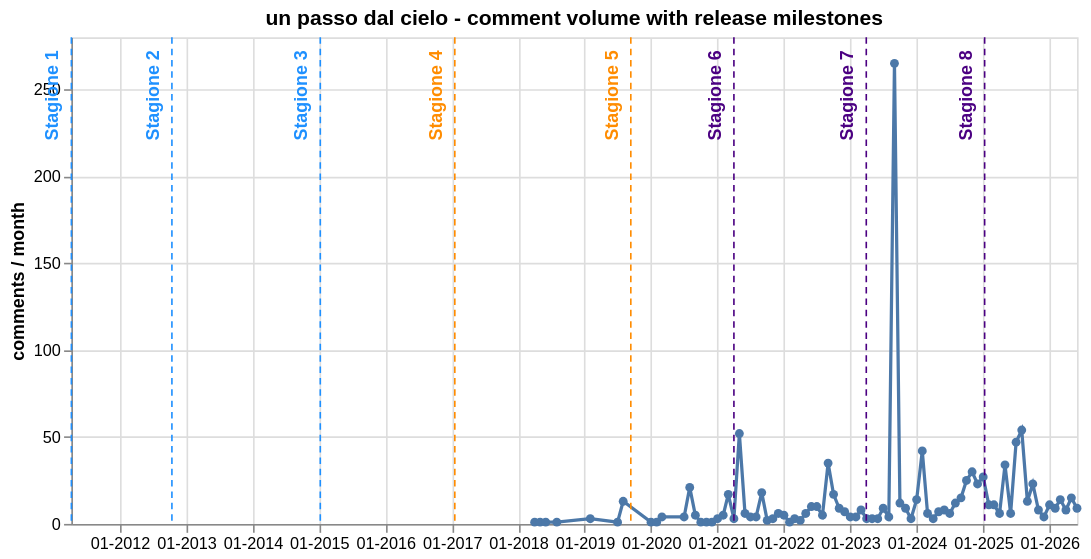

Vega-Lite specification for this chart:
### Vega-Lite specification from a JSON file in a GitHub repository (floating-point values rounded to 4 significant figures)
{"$schema": "https://vega.github.io/schema/vega-lite/v6.1.0.json", "config": {"view": {"continuousHeight": 300, "continuousWidth": 300}}, "datasets": {"data-41430e4f94b13e9e7f89690bd7aa12ac": [{"date": "2018-04-01T00:00:00", "month": "2018-04", "months_from_release": 84.0, "n_comments": 1, "n_detected": 0, "n_ref_lex": 0, "produzione": "un passo dal cielo", "ref_rate_detected": 0.0, "ref_rate_lex": 0.0, "sim_mean": 0.7463, "tipo": "serie_ita"}, {"date": "2018-05-01T00:00:00", "month": "2018-05", "months_from_release": 85.0, "n_comments": 1, "n_detected": 0, "n_ref_lex": 0, "produzione": "un passo dal cielo", "ref_rate_detected": 0.0, "ref_rate_lex": 0.0, "sim_mean": 0.7781, "tipo": "serie_ita"}, {"date": "2018-06-01T00:00:00", "month": "2018-06", "months_from_release": 86.0, "n_comments": 1, "n_detected": 0, "n_ref_lex": 0, "produzione": "un passo dal cielo", "ref_rate_detected": 0.0, "ref_rate_lex": 0.0, "sim_mean": 0.7886, "tipo": "serie_ita"}, {"date": "2018-08-01T00:00:00", "month": "2018-08", "months_from_release": 88.0, "n_comments": 1, "n_detected": 1, "n_ref_lex": 0, "produzione": "un passo dal cielo", "ref_rate_detected": 1.0, "ref_rate_lex": 0.0, "sim_mean": 0.8083, "tipo": "serie_ita"}, {"date": "2019-02-01T00:00:00", "month": "2019-02", "months_from_release": 94.0, "n_comments": 3, "n_detected": 0, "n_ref_lex": 0, "produzione": "un passo dal cielo", "ref_rate_detected": 0.0, "ref_rate_lex": 0.0, "sim_mean": 0.7898, "tipo": "serie_ita"}, {"date": "2019-07-01T00:00:00", "month": "2019-07", "months_from_release": 99.0, "n_comments": 1, "n_detected": 0, "n_ref_lex": 0, "produzione": "un passo dal cielo", "ref_rate_detected": 0.0, "ref_rate_lex": 0.0, "sim_mean": 0.7699, "tipo": "serie_ita"}, {"date": "2019-08-01T00:00:00", "month": "2019-08", "months_from_release": 100.0, "n_comments": 13, "n_detected": 2, "n_ref_lex": 0, "produzione": "un passo dal cielo", "ref_rate_detected": 0.1538, "ref_rate_lex": 0.0, "sim_mean": 0.7879, "tipo": "serie_ita"}, {"date": "2020-01-01T00:00:00", "month": "2020-01", "months_from_release": 105.0, "n_comments": 1, "n_detected": 0, "n_ref_lex": 0, "produzione": "un passo dal cielo", "ref_rate_detected": 0.0, "ref_rate_lex": 0.0, "sim_mean": 0.7828, "tipo": "serie_ita"}, {"date": "2020-02-01T00:00:00", "month": "2020-02", "months_from_release": 106.0, "n_comments": 1, "n_detected": 0, "n_ref_lex": 0, "produzione": "un passo dal cielo", "ref_rate_detected": 0.0, "ref_rate_lex": 0.0, "sim_mean": 0.7659, "tipo": "serie_ita"}, {"date": "2020-03-01T00:00:00", "month": "2020-03", "months_from_release": 107.0, "n_comments": 4, "n_detected": 0, "n_ref_lex": 0, "produzione": "un passo dal cielo", "ref_rate_detected": 0.0, "ref_rate_lex": 0.0, "sim_mean": 0.7847, "tipo": "serie_ita"}, {"date": "2020-07-01T00:00:00", "month": "2020-07", "months_from_release": 111.0, "n_comments": 4, "n_detected": 0, "n_ref_lex": 0, "produzione": "un passo dal cielo", "ref_rate_detected": 0.0, "ref_rate_lex": 0.0, "sim_mean": 0.7808, "tipo": "serie_ita"}, {"date": "2020-08-01T00:00:00", "month": "2020-08", "months_from_release": 112.0, "n_comments": 21, "n_detected": 0, "n_ref_lex": 0, "produzione": "un passo dal cielo", "ref_rate_detected": 0.0, "ref_rate_lex": 0.0, "sim_mean": 0.7674, "tipo": "serie_ita"}, {"date": "2020-09-01T00:00:00", "month": "2020-09", "months_from_release": 113.0, "n_comments": 5, "n_detected": 2, "n_ref_lex": 0, "produzione": "un passo dal cielo", "ref_rate_detected": 0.4, "ref_rate_lex": 0.0, "sim_mean": 0.7793, "tipo": "serie_ita"}, {"date": "2020-10-01T00:00:00", "month": "2020-10", "months_from_release": 114.0, "n_comments": 1, "n_detected": 0, "n_ref_lex": 0, "produzione": "un passo dal cielo", "ref_rate_detected": 0.0, "ref_rate_lex": 0.0, "sim_mean": 0.7338, "tipo": "serie_ita"}, {"date": "2020-11-01T00:00:00", "month": "2020-11", "months_from_release": 115.0, "n_comments": 1, "n_detected": 0, "n_ref_lex": 0, "produzione": "un passo dal cielo", "ref_rate_detected": 0.0, "ref_rate_lex": 0.0, "sim_mean": 0.79, "tipo": "serie_ita"}, {"date": "2020-12-01T00:00:00", "month": "2020-12", "months_from_release": 116.0, "n_comments": 1, "n_detected": 0, "n_ref_lex": 0, "produzione": "un passo dal cielo", "ref_rate_detected": 0.0, "ref_rate_lex": 0.0, "sim_mean": 0.742, "tipo": "serie_ita"}, {"date": "2021-01-01T00:00:00", "month": "2021-01", "months_from_release": 117.0, "n_comments": 3, "n_detected": 0, "n_ref_lex": 0, "produzione": "un passo dal cielo", "ref_rate_detected": 0.0, "ref_rate_lex": 0.0, "sim_mean": 0.7706, "tipo": "serie_ita"}, {"date": "2021-02-01T00:00:00", "month": "2021-02", "months_from_release": 118.0, "n_comments": 5, "n_detected": 0, "n_ref_lex": 0, "produzione": "un passo dal cielo", "ref_rate_detected": 0.0, "ref_rate_lex": 0.0, "sim_mean": 0.7514, "tipo": "serie_ita"}, {"date": "2021-03-01T00:00:00", "month": "2021-03", "months_from_release": 119.0, "n_comments": 17, "n_detected": 1, "n_ref_lex": 0, "produzione": "un passo dal cielo", "ref_rate_detected": 0.05882, "ref_rate_lex": 0.0, "sim_mean": 0.7819, "tipo": "serie_ita"}, {"date": "2021-04-01T00:00:00", "month": "2021-04", "months_from_release": 120.0, "n_comments": 3, "n_detected": 0, "n_ref_lex": 0, "produzione": "un passo dal cielo", "ref_rate_detected": 0.0, "ref_rate_lex": 0.0, "sim_mean": 0.7814, "tipo": "serie_ita"}, {"date": "2021-05-01T00:00:00", "month": "2021-05", "months_from_release": 121.0, "n_comments": 52, "n_detected": 1, "n_ref_lex": 0, "produzione": "un passo dal cielo", "ref_rate_detected": 0.01923, "ref_rate_lex": 0.0, "sim_mean": 0.7814, "tipo": "serie_ita"}, {"date": "2021-06-01T00:00:00", "month": "2021-06", "months_from_release": 122.0, "n_comments": 6, "n_detected": 0, "n_ref_lex": 0, "produzione": "un passo dal cielo", "ref_rate_detected": 0.0, "ref_rate_lex": 0.0, "sim_mean": 0.7709, "tipo": "serie_ita"}, {"date": "2021-07-01T00:00:00", "month": "2021-07", "months_from_release": 123.0, "n_comments": 4, "n_detected": 0, "n_ref_lex": 1, "produzione": "un passo dal cielo", "ref_rate_detected": 0.0, "ref_rate_lex": 0.25, "sim_mean": 0.7534, "tipo": "serie_ita"}, {"date": "2021-08-01T00:00:00", "month": "2021-08", "months_from_release": 124.0, "n_comments": 4, "n_detected": 0, "n_ref_lex": 0, "produzione": "un passo dal cielo", "ref_rate_detected": 0.0, "ref_rate_lex": 0.0, "sim_mean": 0.7661, "tipo": "serie_ita"}, {"date": "2021-09-01T00:00:00", "month": "2021-09", "months_from_release": 125.0, "n_comments": 18, "n_detected": 0, "n_ref_lex": 0, "produzione": "un passo dal cielo", "ref_rate_detected": 0.0, "ref_rate_lex": 0.0, "sim_mean": 0.7729, "tipo": "serie_ita"}, {"date": "2021-10-01T00:00:00", "month": "2021-10", "months_from_release": 126.0, "n_comments": 2, "n_detected": 0, "n_ref_lex": 0, "produzione": "un passo dal cielo", "ref_rate_detected": 0.0, "ref_rate_lex": 0.0, "sim_mean": 0.7673, "tipo": "serie_ita"}, {"date": "2021-11-01T00:00:00", "month": "2021-11", "months_from_release": 127.0, "n_comments": 3, "n_detected": 0, "n_ref_lex": 0, "produzione": "un passo dal cielo", "ref_rate_detected": 0.0, "ref_rate_lex": 0.0, "sim_mean": 0.7871, "tipo": "serie_ita"}, {"date": "2021-12-01T00:00:00", "month": "2021-12", "months_from_release": 128.0, "n_comments": 6, "n_detected": 0, "n_ref_lex": 0, "produzione": "un passo dal cielo", "ref_rate_detected": 0.0, "ref_rate_lex": 0.0, "sim_mean": 0.7629, "tipo": "serie_ita"}, {"date": "2022-01-01T00:00:00", "month": "2022-01", "months_from_release": 129.0, "n_comments": 5, "n_detected": 0, "n_ref_lex": 0, "produzione": "un passo dal cielo", "ref_rate_detected": 0.0, "ref_rate_lex": 0.0, "sim_mean": 0.7415, "tipo": "serie_ita"}, {"date": "2022-02-01T00:00:00", "month": "2022-02", "months_from_release": 130.0, "n_comments": 1, "n_detected": 0, "n_ref_lex": 0, "produzione": "un passo dal cielo", "ref_rate_detected": 0.0, "ref_rate_lex": 0.0, "sim_mean": 0.7352, "tipo": "serie_ita"}, {"date": "2022-03-01T00:00:00", "month": "2022-03", "months_from_release": 131.0, "n_comments": 3, "n_detected": 0, "n_ref_lex": 0, "produzione": "un passo dal cielo", "ref_rate_detected": 0.0, "ref_rate_lex": 0.0, "sim_mean": 0.7375, "tipo": "serie_ita"}, {"date": "2022-04-01T00:00:00", "month": "2022-04", "months_from_release": 132.0, "n_comments": 2, "n_detected": 0, "n_ref_lex": 0, "produzione": "un passo dal cielo", "ref_rate_detected": 0.0, "ref_rate_lex": 0.0, "sim_mean": 0.7418, "tipo": "serie_ita"}, {"date": "2022-05-01T00:00:00", "month": "2022-05", "months_from_release": 133.0, "n_comments": 6, "n_detected": 0, "n_ref_lex": 0, "produzione": "un passo dal cielo", "ref_rate_detected": 0.0, "ref_rate_lex": 0.0, "sim_mean": 0.767, "tipo": "serie_ita"}, {"date": "2022-06-01T00:00:00", "month": "2022-06", "months_from_release": 134.0, "n_comments": 10, "n_detected": 0, "n_ref_lex": 0, "produzione": "un passo dal cielo", "ref_rate_detected": 0.0, "ref_rate_lex": 0.0, "sim_mean": 0.7445, "tipo": "serie_ita"}, {"date": "2022-07-01T00:00:00", "month": "2022-07", "months_from_release": 135.0, "n_comments": 10, "n_detected": 0, "n_ref_lex": 0, "produzione": "un passo dal cielo", "ref_rate_detected": 0.0, "ref_rate_lex": 0.0, "sim_mean": 0.7499, "tipo": "serie_ita"}, {"date": "2022-08-01T00:00:00", "month": "2022-08", "months_from_release": 136.0, "n_comments": 5, "n_detected": 2, "n_ref_lex": 0, "produzione": "un passo dal cielo", "ref_rate_detected": 0.4, "ref_rate_lex": 0.0, "sim_mean": 0.7713, "tipo": "serie_ita"}, {"date": "2022-09-01T00:00:00", "month": "2022-09", "months_from_release": 137.0, "n_comments": 35, "n_detected": 1, "n_ref_lex": 0, "produzione": "un passo dal cielo", "ref_rate_detected": 0.02857, "ref_rate_lex": 0.0, "sim_mean": 0.7735, "tipo": "serie_ita"}, {"date": "2022-10-01T00:00:00", "month": "2022-10", "months_from_release": 138.0, "n_comments": 17, "n_detected": 0, "n_ref_lex": 0, "produzione": "un passo dal cielo", "ref_rate_detected": 0.0, "ref_rate_lex": 0.0, "sim_mean": 0.7728, "tipo": "serie_ita"}, {"date": "2022-11-01T00:00:00", "month": "2022-11", "months_from_release": 139.0, "n_comments": 9, "n_detected": 0, "n_ref_lex": 0, "produzione": "un passo dal cielo", "ref_rate_detected": 0.0, "ref_rate_lex": 0.0, "sim_mean": 0.7681, "tipo": "serie_ita"}, {"date": "2022-12-01T00:00:00", "month": "2022-12", "months_from_release": 140.0, "n_comments": 7, "n_detected": 0, "n_ref_lex": 0, "produzione": "un passo dal cielo", "ref_rate_detected": 0.0, "ref_rate_lex": 0.0, "sim_mean": 0.7603, "tipo": "serie_ita"}, {"date": "2023-01-01T00:00:00", "month": "2023-01", "months_from_release": 141.0, "n_comments": 4, "n_detected": 0, "n_ref_lex": 0, "produzione": "un passo dal cielo", "ref_rate_detected": 0.0, "ref_rate_lex": 0.0, "sim_mean": 0.7683, "tipo": "serie_ita"}, {"date": "2023-02-01T00:00:00", "month": "2023-02", "months_from_release": 142.0, "n_comments": 4, "n_detected": 0, "n_ref_lex": 0, "produzione": "un passo dal cielo", "ref_rate_detected": 0.0, "ref_rate_lex": 0.0, "sim_mean": 0.7761, "tipo": "serie_ita"}, {"date": "2023-03-01T00:00:00", "month": "2023-03", "months_from_release": 143.0, "n_comments": 8, "n_detected": 0, "n_ref_lex": 0, "produzione": "un passo dal cielo", "ref_rate_detected": 0.0, "ref_rate_lex": 0.0, "sim_mean": 0.7611, "tipo": "serie_ita"}, {"date": "2023-04-01T00:00:00", "month": "2023-04", "months_from_release": 144.0, "n_comments": 3, "n_detected": 0, "n_ref_lex": 0, "produzione": "un passo dal cielo", "ref_rate_detected": 0.0, "ref_rate_lex": 0.0, "sim_mean": 0.7666, "tipo": "serie_ita"}, {"date": "2023-05-01T00:00:00", "month": "2023-05", "months_from_release": 145.0, "n_comments": 3, "n_detected": 0, "n_ref_lex": 0, "produzione": "un passo dal cielo", "ref_rate_detected": 0.0, "ref_rate_lex": 0.0, "sim_mean": 0.7747, "tipo": "serie_ita"}, {"date": "2023-06-01T00:00:00", "month": "2023-06", "months_from_release": 146.0, "n_comments": 3, "n_detected": 0, "n_ref_lex": 0, "produzione": "un passo dal cielo", "ref_rate_detected": 0.0, "ref_rate_lex": 0.0, "sim_mean": 0.7656, "tipo": "serie_ita"}, {"date": "2023-07-01T00:00:00", "month": "2023-07", "months_from_release": 147.0, "n_comments": 9, "n_detected": 0, "n_ref_lex": 0, "produzione": "un passo dal cielo", "ref_rate_detected": 0.0, "ref_rate_lex": 0.0, "sim_mean": 0.7566, "tipo": "serie_ita"}, {"date": "2023-08-01T00:00:00", "month": "2023-08", "months_from_release": 148.0, "n_comments": 4, "n_detected": 0, "n_ref_lex": 0, "produzione": "un passo dal cielo", "ref_rate_detected": 0.0, "ref_rate_lex": 0.0, "sim_mean": 0.7514, "tipo": "serie_ita"}, {"date": "2023-09-01T00:00:00", "month": "2023-09", "months_from_release": 149.0, "n_comments": 265, "n_detected": 0, "n_ref_lex": 0, "produzione": "un passo dal cielo", "ref_rate_detected": 0.0, "ref_rate_lex": 0.0, "sim_mean": 0.7664, "tipo": "serie_ita"}, {"date": "2023-10-01T00:00:00", "month": "2023-10", "months_from_release": 150.0, "n_comments": 12, "n_detected": 0, "n_ref_lex": 0, "produzione": "un passo dal cielo", "ref_rate_detected": 0.0, "ref_rate_lex": 0.0, "sim_mean": 0.7685, "tipo": "serie_ita"}, {"date": "2023-11-01T00:00:00", "month": "2023-11", "months_from_release": 151.0, "n_comments": 9, "n_detected": 0, "n_ref_lex": 0, "produzione": "un passo dal cielo", "ref_rate_detected": 0.0, "ref_rate_lex": 0.0, "sim_mean": 0.7719, "tipo": "serie_ita"}, {"date": "2023-12-01T00:00:00", "month": "2023-12", "months_from_release": 152.0, "n_comments": 3, "n_detected": 0, "n_ref_lex": 0, "produzione": "un passo dal cielo", "ref_rate_detected": 0.0, "ref_rate_lex": 0.0, "sim_mean": 0.7529, "tipo": "serie_ita"}, {"date": "2024-01-01T00:00:00", "month": "2024-01", "months_from_release": 153.0, "n_comments": 14, "n_detected": 0, "n_ref_lex": 0, "produzione": "un passo dal cielo", "ref_rate_detected": 0.0, "ref_rate_lex": 0.0, "sim_mean": 0.7655, "tipo": "serie_ita"}, {"date": "2024-02-01T00:00:00", "month": "2024-02", "months_from_release": 154.0, "n_comments": 42, "n_detected": 0, "n_ref_lex": 0, "produzione": "un passo dal cielo", "ref_rate_detected": 0.0, "ref_rate_lex": 0.0, "sim_mean": 0.7485, "tipo": "serie_ita"}, {"date": "2024-03-01T00:00:00", "month": "2024-03", "months_from_release": 155.0, "n_comments": 6, "n_detected": 0, "n_ref_lex": 0, "produzione": "un passo dal cielo", "ref_rate_detected": 0.0, "ref_rate_lex": 0.0, "sim_mean": 0.7532, "tipo": "serie_ita"}, {"date": "2024-04-01T00:00:00", "month": "2024-04", "months_from_release": 156.0, "n_comments": 3, "n_detected": 0, "n_ref_lex": 0, "produzione": "un passo dal cielo", "ref_rate_detected": 0.0, "ref_rate_lex": 0.0, "sim_mean": 0.7683, "tipo": "serie_ita"}, {"date": "2024-05-01T00:00:00", "month": "2024-05", "months_from_release": 157.0, "n_comments": 7, "n_detected": 0, "n_ref_lex": 0, "produzione": "un passo dal cielo", "ref_rate_detected": 0.0, "ref_rate_lex": 0.0, "sim_mean": 0.7496, "tipo": "serie_ita"}, {"date": "2024-06-01T00:00:00", "month": "2024-06", "months_from_release": 158.0, "n_comments": 8, "n_detected": 2, "n_ref_lex": 0, "produzione": "un passo dal cielo", "ref_rate_detected": 0.25, "ref_rate_lex": 0.0, "sim_mean": 0.7822, "tipo": "serie_ita"}, {"date": "2024-07-01T00:00:00", "month": "2024-07", "months_from_release": 159.0, "n_comments": 6, "n_detected": 0, "n_ref_lex": 0, "produzione": "un passo dal cielo", "ref_rate_detected": 0.0, "ref_rate_lex": 0.0, "sim_mean": 0.7625, "tipo": "serie_ita"}, {"date": "2024-08-01T00:00:00", "month": "2024-08", "months_from_release": 160.0, "n_comments": 12, "n_detected": 0, "n_ref_lex": 0, "produzione": "un passo dal cielo", "ref_rate_detected": 0.0, "ref_rate_lex": 0.0, "sim_mean": 0.7685, "tipo": "serie_ita"}, {"date": "2024-09-01T00:00:00", "month": "2024-09", "months_from_release": 161.0, "n_comments": 15, "n_detected": 0, "n_ref_lex": 0, "produzione": "un passo dal cielo", "ref_rate_detected": 0.0, "ref_rate_lex": 0.0, "sim_mean": 0.7627, "tipo": "serie_ita"}, {"date": "2024-10-01T00:00:00", "month": "2024-10", "months_from_release": 162.0, "n_comments": 25, "n_detected": 0, "n_ref_lex": 0, "produzione": "un passo dal cielo", "ref_rate_detected": 0.0, "ref_rate_lex": 0.0, "sim_mean": 0.7599, "tipo": "serie_ita"}, {"date": "2024-11-01T00:00:00", "month": "2024-11", "months_from_release": 163.0, "n_comments": 30, "n_detected": 1, "n_ref_lex": 0, "produzione": "un passo dal cielo", "ref_rate_detected": 0.03333, "ref_rate_lex": 0.0, "sim_mean": 0.7591, "tipo": "serie_ita"}, {"date": "2024-12-01T00:00:00", "month": "2024-12", "months_from_release": 164.0, "n_comments": 23, "n_detected": 0, "n_ref_lex": 0, "produzione": "un passo dal cielo", "ref_rate_detected": 0.0, "ref_rate_lex": 0.0, "sim_mean": 0.7569, "tipo": "serie_ita"}, {"date": "2025-01-01T00:00:00", "month": "2025-01", "months_from_release": 165.0, "n_comments": 27, "n_detected": 0, "n_ref_lex": 0, "produzione": "un passo dal cielo", "ref_rate_detected": 0.0, "ref_rate_lex": 0.0, "sim_mean": 0.7586, "tipo": "serie_ita"}, {"date": "2025-02-01T00:00:00", "month": "2025-02", "months_from_release": 166.0, "n_comments": 11, "n_detected": 0, "n_ref_lex": 0, "produzione": "un passo dal cielo", "ref_rate_detected": 0.0, "ref_rate_lex": 0.0, "sim_mean": 0.7598, "tipo": "serie_ita"}, {"date": "2025-03-01T00:00:00", "month": "2025-03", "months_from_release": 167.0, "n_comments": 11, "n_detected": 0, "n_ref_lex": 0, "produzione": "un passo dal cielo", "ref_rate_detected": 0.0, "ref_rate_lex": 0.0, "sim_mean": 0.7603, "tipo": "serie_ita"}, {"date": "2025-04-01T00:00:00", "month": "2025-04", "months_from_release": 168.0, "n_comments": 6, "n_detected": 0, "n_ref_lex": 0, "produzione": "un passo dal cielo", "ref_rate_detected": 0.0, "ref_rate_lex": 0.0, "sim_mean": 0.7721, "tipo": "serie_ita"}, {"date": "2025-05-01T00:00:00", "month": "2025-05", "months_from_release": 169.0, "n_comments": 34, "n_detected": 0, "n_ref_lex": 0, "produzione": "un passo dal cielo", "ref_rate_detected": 0.0, "ref_rate_lex": 0.0, "sim_mean": 0.7685, "tipo": "serie_ita"}, {"date": "2025-06-01T00:00:00", "month": "2025-06", "months_from_release": 170.0, "n_comments": 6, "n_detected": 0, "n_ref_lex": 0, "produzione": "un passo dal cielo", "ref_rate_detected": 0.0, "ref_rate_lex": 0.0, "sim_mean": 0.7602, "tipo": "serie_ita"}, {"date": "2025-07-01T00:00:00", "month": "2025-07", "months_from_release": 171.0, "n_comments": 47, "n_detected": 0, "n_ref_lex": 0, "produzione": "un passo dal cielo", "ref_rate_detected": 0.0, "ref_rate_lex": 0.0, "sim_mean": 0.7709, "tipo": "serie_ita"}, {"date": "2025-08-01T00:00:00", "month": "2025-08", "months_from_release": 172.0, "n_comments": 54, "n_detected": 0, "n_ref_lex": 0, "produzione": "un passo dal cielo", "ref_rate_detected": 0.0, "ref_rate_lex": 0.0, "sim_mean": 0.7596, "tipo": "serie_ita"}, {"date": "2025-09-01T00:00:00", "month": "2025-09", "months_from_release": 173.0, "n_comments": 13, "n_detected": 1, "n_ref_lex": 0, "produzione": "un passo dal cielo", "ref_rate_detected": 0.07692, "ref_rate_lex": 0.0, "sim_mean": 0.7702, "tipo": "serie_ita"}, {"date": "2025-10-01T00:00:00", "month": "2025-10", "months_from_release": 174.0, "n_comments": 23, "n_detected": 0, "n_ref_lex": 0, "produzione": "un passo dal cielo", "ref_rate_detected": 0.0, "ref_rate_lex": 0.0, "sim_mean": 0.7645, "tipo": "serie_ita"}, {"date": "2025-11-01T00:00:00", "month": "2025-11", "months_from_release": 175.0, "n_comments": 8, "n_detected": 1, "n_ref_lex": 0, "produzione": "un passo dal cielo", "ref_rate_detected": 0.125, "ref_rate_lex": 0.0, "sim_mean": 0.7617, "tipo": "serie_ita"}, {"date": "2025-12-01T00:00:00", "month": "2025-12", "months_from_release": 176.0, "n_comments": 4, "n_detected": 0, "n_ref_lex": 0, "produzione": "un passo dal cielo", "ref_rate_detected": 0.0, "ref_rate_lex": 0.0, "sim_mean": 0.7617, "tipo": "serie_ita"}, {"date": "2026-01-01T00:00:00", "month": "2026-01", "months_from_release": 177.0, "n_comments": 11, "n_detected": 0, "n_ref_lex": 0, "produzione": "un passo dal cielo", "ref_rate_detected": 0.0, "ref_rate_lex": 0.0, "sim_mean": 0.7639, "tipo": "serie_ita"}, {"date": "2026-02-01T00:00:00", "month": "2026-02", "months_from_release": 178.0, "n_comments": 9, "n_detected": 0, "n_ref_lex": 0, "produzione": "un passo dal cielo", "ref_rate_detected": 0.0, "ref_rate_lex": 0.0, "sim_mean": 0.7623, "tipo": "serie_ita"}, {"date": "2026-03-01T00:00:00", "month": "2026-03", "months_from_release": 179.0, "n_comments": 14, "n_detected": 0, "n_ref_lex": 0, "produzione": "un passo dal cielo", "ref_rate_detected": 0.0, "ref_rate_lex": 0.0, "sim_mean": 0.7672, "tipo": "serie_ita"}, {"date": "2026-04-01T00:00:00", "month": "2026-04", "months_from_release": 180.0, "n_comments": 8, "n_detected": 0, "n_ref_lex": 0, "produzione": "un passo dal cielo", "ref_rate_detected": 0.0, "ref_rate_lex": 0.0, "sim_mean": 0.7617, "tipo": "serie_ita"}, {"date": "2026-05-01T00:00:00", "month": "2026-05", "months_from_release": 181.0, "n_comments": 15, "n_detected": 0, "n_ref_lex": 0, "produzione": "un passo dal cielo", "ref_rate_detected": 0.0, "ref_rate_lex": 0.0, "sim_mean": 0.762, "tipo": "serie_ita"}, {"date": "2026-06-01T00:00:00", "month": "2026-06", "months_from_release": 182.0, "n_comments": 9, "n_detected": 1, "n_ref_lex": 0, "produzione": "un passo dal cielo", "ref_rate_detected": 0.1111, "ref_rate_lex": 0.0, "sim_mean": 0.7646, "tipo": "serie_ita"}], "data-d7a4ae2ad529353a6a11f0a9fa495b0a": [{"color": "#1E90FF", "date": "2011-04-10T00:00:00", "name": "Season 1 Premiere - Terence Hill", "produzione": "un passo dal cielo", "series": "Un Passo Dal Cielo 1", "label": "Stagione 1"}, {"color": "#1E90FF", "date": "2012-10-14T00:00:00", "name": "Season 2 Premiere - Terence Hill", "produzione": "un passo dal cielo", "series": "Un Passo Dal Cielo 2", "label": "Stagione 2"}, {"color": "#1E90FF", "date": "2015-01-08T00:00:00", "name": "Season 3 Premiere - Terence Hill Finale", "produzione": "un passo dal cielo", "series": "Un Passo Dal Cielo 3", "label": "Stagione 3"}, {"color": "#FF8C00", "date": "2017-01-17T00:00:00", "name": "Season 4 Premiere - Daniele Liotti Debut", "produzione": "un passo dal cielo", "series": "Un Passo Dal Cielo 4", "label": "Stagione 4"}, {"color": "#FF8C00", "date": "2019-09-12T00:00:00", "name": "Season 5 Premiere - Daniele Liotti", "produzione": "un passo dal cielo", "series": "Un Passo Dal Cielo 5", "label": "Stagione 5"}, {"color": "#4B0082", "date": "2021-04-01T00:00:00", "name": "Season 6 Premiere - I Guardiani (Veneto Shift)", "produzione": "un passo dal cielo", "series": "Un Passo Dal Cielo 6", "label": "Stagione 6"}, {"color": "#4B0082", "date": "2023-03-30T00:00:00", "name": "Season 7 Premiere - Giusy Buscemi Lead", "produzione": "un passo dal cielo", "series": "Un Passo Dal Cielo 7", "label": "Stagione 7"}, {"color": "#4B0082", "date": "2025-01-09T00:00:00", "name": "Season 8 Premiere - Eco & Climate Focus", "produzione": "un passo dal cielo", "series": "Un Passo Dal Cielo 8", "label": "Stagione 8"}]}, "height": 300, "layer": [{"data": {"name": "data-41430e4f94b13e9e7f89690bd7aa12ac"}, "encoding": {"tooltip": [{"field": "date", "format": "%m-%Y", "title": "month", "type": "temporal"}, {"field": "n_comments", "type": "quantitative"}, {"field": "ref_rate_lex", "format": ".2%", "type": "quantitative"}], "x": {"axis": {"format": "%m-%Y"}, "field": "date", "title": null, "type": "temporal"}, "y": {"field": "n_comments", "title": "comments / month", "type": "quantitative"}}, "mark": {"point": true, "type": "line"}}, {"data": {"name": "data-d7a4ae2ad529353a6a11f0a9fa495b0a"}, "encoding": {"color": {"field": "color", "legend": null, "scale": null, "type": "nominal"}, "tooltip": [{"field": "name", "type": "nominal"}, {"field": "date", "format": "%m-%Y", "type": "temporal"}], "x": {"field": "date", "type": "temporal"}}, "mark": {"strokeDash": [4, 3], "type": "rule"}}, {"data": {"name": "data-d7a4ae2ad529353a6a11f0a9fa495b0a"}, "mark": {"type": "text", "angle": 270, "align": "right", "baseline": "bottom", "dx": 0, "dy": -6, "fontSize": 11, "fontWeight": "bold"}, "encoding": {"x": {"field": "date", "type": "temporal"}, "y": {"value": 8}, "text": {"field": "label", "type": "nominal"}, "color": {"field": "color", "type": "nominal", "scale": null, "legend": null}}}], "title": "un passo dal cielo - comment volume with release milestones", "width": 620}
